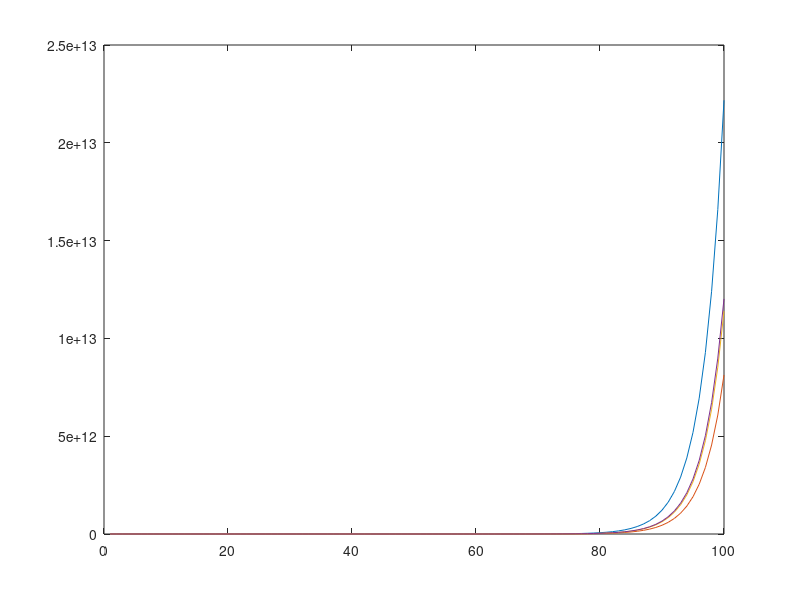

The MATLAB script that drew this image:

N = 4;
m = 3;
g = 2;
T = 100;

% find H and Q. H is the cov of epsilon (NxN) 
% and Q is the cov of eta (mxm).
a = rand(N,2);
epsilon = a*randn(2,1);
H = a*a';

b = rand(g,2);
eta = b*rand(2,1);
Q = b*b';


% define M, c and R
M = rand(m,m);
c = rand(m,1);
R = rand(m,g);

% define Z and d
Z = rand(N,m);
d = rand(N,1);

% alpha(t) = M(t)*alpha(t-1) + c(t) + R(t)*eta(t)
% y(t) = Z(t)*alpha(t) + d(t) + epsilon(t)
    
y = zeros(N,T);
alpha = zeros(m,T);

for t = 2:T
    eta = b*rand(2,1);
    alpha(:,t) = M*alpha(:,t-1) + c + R*eta;
end

for t = 1:T
    epsilon = a*rand(2,1);
    y(:,t) = Z*alpha(:,t);
end


plot(y')



